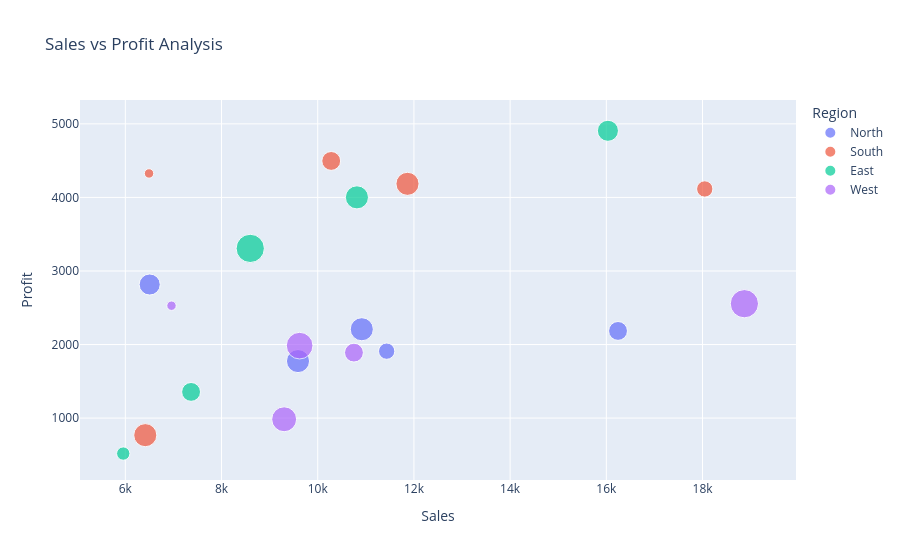

Here is the notebook cell this chart was saved with:
### Code cell
fig3 = px.scatter(df, 
                  x="Sales", 
                  y="Profit", 
                  color="Region",
                  size="Quantity",
                  title="Sales vs Profit Analysis")

# Show plot
fig3.show()

### Figure 1 — Plotly figure (JSON) as saved in the notebook; plotly's stock layout.template omitted (floating-point values rounded to 4 significant figures)
{"data": [{"hovertemplate": "Region=North<br>Sales=%{x}<br>Profit=%{y}<br>Quantity=%{marker.size}<extra></extra>", "legendgroup": "North", "marker": {"color": "#636efa", "size": [6, 6, 4, 3, 5], "sizemode": "area", "sizeref": 0.0225, "symbol": "circle"}, "mode": "markers", "name": "North", "orientation": "v", "showlegend": true, "type": "scatter", "x": [10916, 9590, 16243, 11433, 6507], "xaxis": "x", "y": [2208, 1775, 2185, 1910, 2816], "yaxis": "y"}, {"hovertemplate": "Region=South<br>Sales=%{x}<br>Profit=%{y}<br>Quantity=%{marker.size}<extra></extra>", "legendgroup": "South", "marker": {"color": "#EF553B", "size": [4, 6, 3, 1, 6], "sizemode": "area", "sizeref": 0.0225, "symbol": "circle"}, "mode": "markers", "name": "South", "orientation": "v", "showlegend": true, "type": "scatter", "x": [10280, 11866, 18046, 6493, 6415], "xaxis": "x", "y": [4496, 4185, 4115, 4326, 768], "yaxis": "y"}, {"hovertemplate": "Region=East<br>Sales=%{x}<br>Profit=%{y}<br>Quantity=%{marker.size}<extra></extra>", "legendgroup": "East", "marker": {"color": "#00cc96", "size": [9, 4, 6, 2, 5], "sizemode": "area", "sizeref": 0.0225, "symbol": "circle"}, "mode": "markers", "name": "East", "orientation": "v", "showlegend": true, "type": "scatter", "x": [8597, 7367, 10815, 5957, 16033], "xaxis": "x", "y": [3307, 1356, 4001, 518, 4906], "yaxis": "y"}, {"hovertemplate": "Region=West<br>Sales=%{x}<br>Profit=%{y}<br>Quantity=%{marker.size}<extra></extra>", "legendgroup": "West", "marker": {"color": "#ab63fa", "size": [7, 9, 8, 1, 4], "sizemode": "area", "sizeref": 0.0225, "symbol": "circle"}, "mode": "markers", "name": "West", "orientation": "v", "showlegend": true, "type": "scatter", "x": [9302, 18870, 9624, 6960, 10753], "xaxis": "x", "y": [984, 2555, 1985, 2528, 1890], "yaxis": "y"}], "layout": {"legend": {"itemsizing": "constant", "title": {"text": "Region"}, "tracegroupgap": 0}, "title": {"text": "Sales vs Profit Analysis"}, "xaxis": {"anchor": "y", "domain": [0, 1], "title": {"text": "Sales"}}, "yaxis": {"anchor": "x", "domain": [0, 1], "title": {"text": "Profit"}}}}
